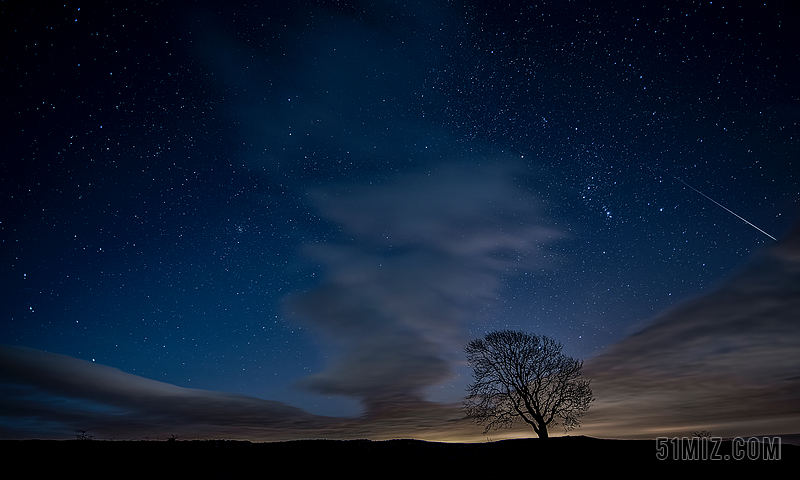
#> input picture res/sc_night.jpg, 800 x 480 px
$ python cv453_seg_grabCut.py
#> lines starting #> are read from the running program, lines starting #| are printed output that depends on the picture
"""
GrabCut 算法原型如下所示：
mask, bgdModel, fgdModel = grabCut(img, mask, rect,
bgdModel, fgdModel, iterCount[, mode])
 image 表示输入图像，为 8 位三通道图像
 mask 表示蒙板图像，输入/输出的 8 位单通道掩码，确定前景区
域、背景区域、不确定区域。当模式设置为GC_INIT_WITH_RECT 时，该掩码由函数初始化
 rect 表示前景对象的矩形坐标，其基本格式为(x, y, w, h)，分别为左上角坐标和宽度、高度
 bdgModel 表示后台模型使用的数组，通常设置为大小为（1, 65）
np.float64 的数组
 fgdModel 表示前台模型使用的数组，通常设置为大小为（1, 65）
np.float64 的数组
 iterCount 表示算法运行的迭代次数
 mode 是 cv::GrabCutModes 操作模式之一，
cv2.GC_INIT_WITH_RECT 或
cv2.GC_INIT_WITH_MASK 表示使用矩阵模式或蒙板模式
"""

import cv2
import numpy as np
import matplotlib.pyplot as plt
import matplotlib

#读取图像
img = cv2.imread('res/sc_night.jpg')
#> img is the input picture: shape (480, 800, 3); mean B, G, R 50.5, 30.2, 16.5
#灰度化处理图像
grayImage = cv2.cvtColor(img, cv2.COLOR_BGR2GRAY)
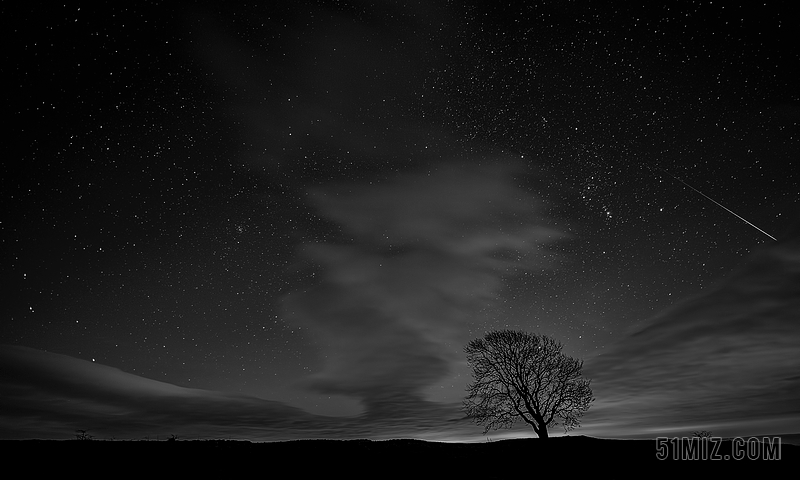
#> grayImage: shape (480, 800); min 0, max 255, mean 28.4
#设置掩码、fgbModel、bgModel
mask = np.zeros(img.shape[:2],np.uint8)
bgdModel = np.zeros((1,65),np.float64)
fgdModel = np.zeros((1,65),np.float64)
#矩形坐标
rect = (460, 235, 600, 345)
#图像分割
cv2.grabCut(img, mask, rect, bgdModel, fgdModel, 5, cv2.GC_INIT_WITH_RECT)
#设置新掩码：0 和 2 做背景
mask2 = np.where((mask==2) | (mask==0), 0, 1).astype('uint8')

#设置字体
matplotlib.rcParams['font.sans-serif']=['SimHei']

#显示原图
img = cv2.cvtColor(img, cv2.COLOR_BGR2RGB)
plt.subplot(1,2,1)
plt.imshow(img)
plt.title('(a)原始图像')
plt.xticks([]), plt.yticks([])

#使用蒙板来获取前景区域
img = img*mask2[:, :, np.newaxis]
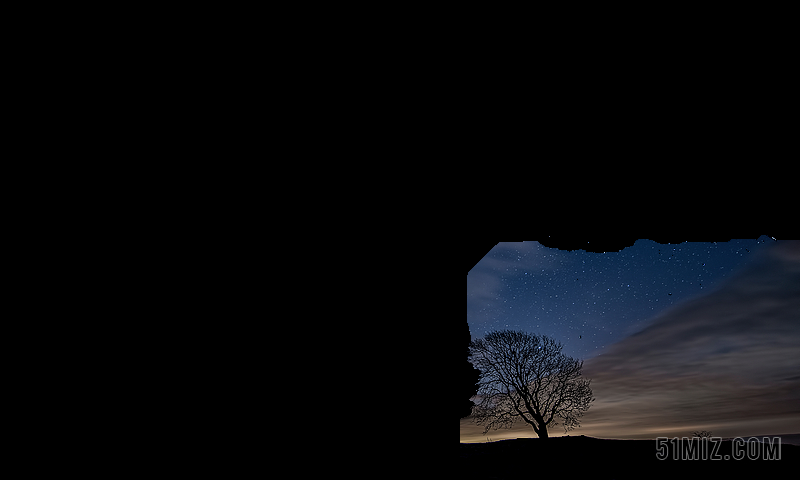
#> img: shape (480, 800, 3); mean R, G, B 8.1, 9.1, 11.5
plt.subplot(1,2,2)
plt.imshow(img)
plt.title('(b)目标图像')

plt.colorbar()
plt.xticks([]), plt.yticks([])
plt.show()
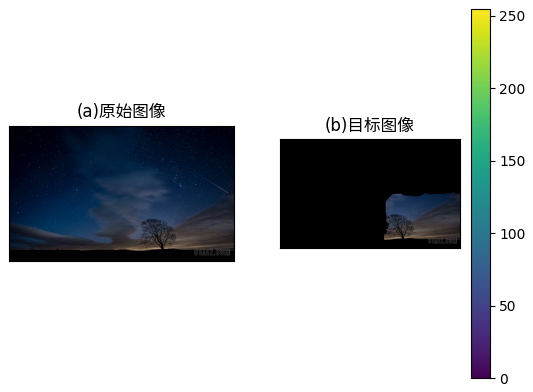
#> figure drawn by matplotlib, 3 panels
